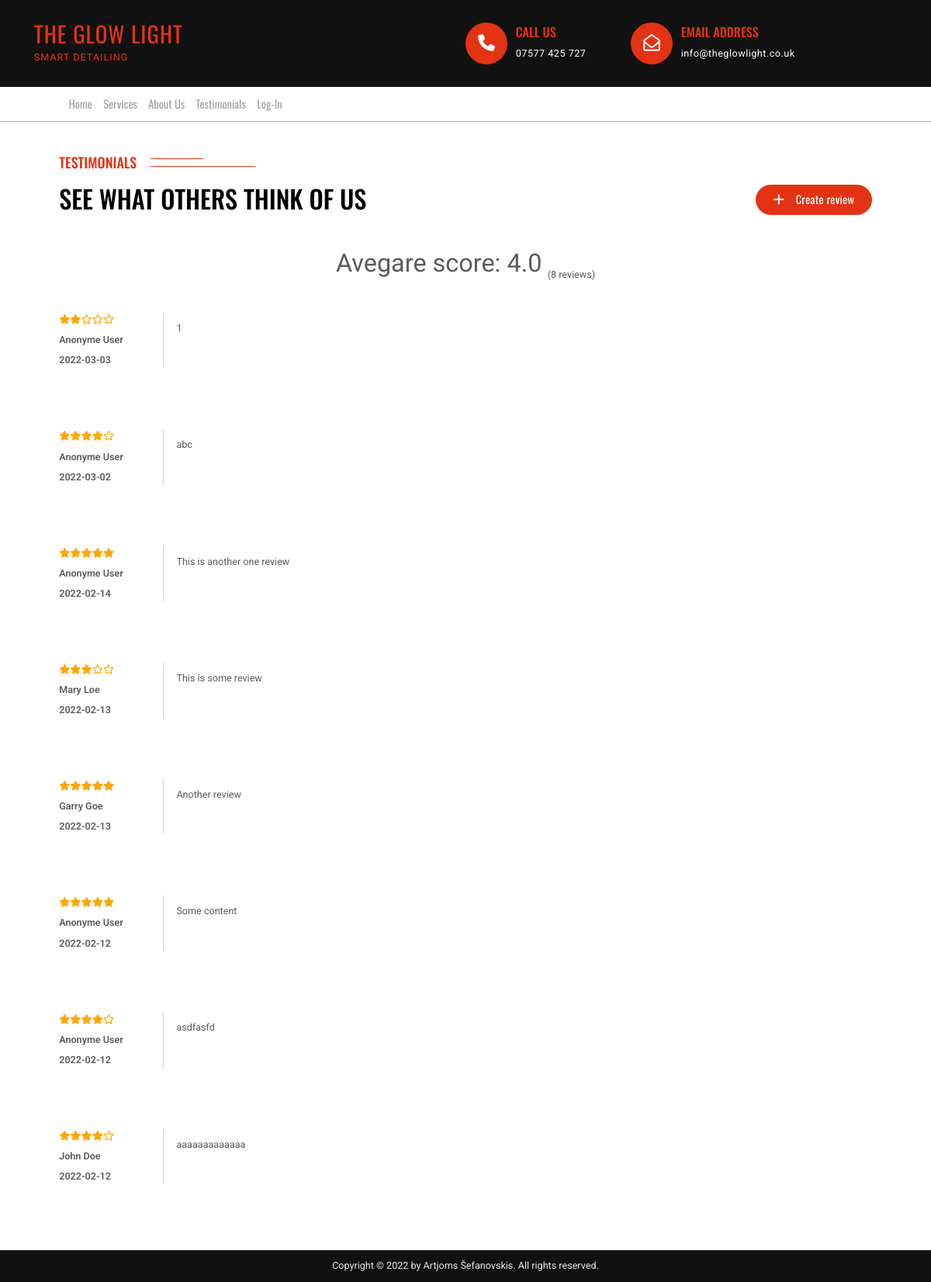
Screenshot of /testimonials.php with the database file from the repository.
### tables this page shows
CREATE TABLE `comments` (
  `comment_id` int(11) NOT NULL,
  `comment_topic_id` int(11) NOT NULL,
  `comment_user_id` int(11) NOT NULL,
  `comment_rating` int(1) NOT NULL,
  `comment_content` text DEFAULT NULL,
  `comment_date` date NOT NULL,
  `comment_isanonyme` tinyint(1) NOT NULL DEFAULT 0,
  `comment_status` varchar(255) NOT NULL DEFAULT 'draft'
);

CREATE TABLE `users` (
  `user_id` int(11) NOT NULL,
  `user_first` varchar(255) NOT NULL,
  `user_last` varchar(255) NOT NULL,
  `user_email` varchar(255) NOT NULL,
  `user_phone` int(9) NOT NULL,
  `user_phone_code` int(5) NOT NULL,
  `user_role` varchar(255) NOT NULL DEFAULT 'user',
  `user_password` varchar(255) NOT NULL
);

### testimonials.php (the view)
<?php include 'inc/header.php'; ?>
<link rel="stylesheet" href="css/testimonials.css">
<main class="container">
  <div class="testimonials-header-box">
    <div class="testimonials-header">
      <div class="smaller-heading-box">
        <h2 class="smaller-heading">Testimonials</h2>
        <span class="lines"></span>
      </div>
      <h3 class="big-heading">See what others think of us</h3>
    </div>
    <a href="add_testimonial.php?r_id=1" class="btn--cta create-testimonial">
      <i class="fas fa-plus"></i>
      <span>Create review</span>
    </a>
  </div>
  <div class="testimonial-box">
    <?php
      $query = "select COUNT(comment_id) as 'Review_Count', round(AVG(comment_rating),1) as 'Comment_Rating' ";
      $query.= "FROM comments ";
      $query.= "WHERE comment_topic_id like 1 and comment_status = 'approved'";
      $query.= "GROUP BY comment_topic_id";
      $select_metrics = mysqli_query($conn,$query);
      while ($row = mysqli_fetch_assoc($select_metrics)) {
        $review_count = $row['Review_Count'];
        $review_rating = $row['Comment_Rating'];
      }
    ?>
    <div class="testimonial-heading-box text">
      <p class="comment-heading">
        Avegare score: <?php echo $review_rating; ?>
      </p>
      <p class="total-comments">
        (<?php echo $review_count; ?> reviews)
      </p>
    </div>
    <?php
    $query = "select comments.comment_rating, comments.comment_content, comments.comment_date, comments.comment_isanonyme, users.user_first, users.user_last ";
    $query.= "from comments as comments ";
    $query.= "inner join users as users ";
    $query.= "on comments.comment_user_id = users.user_id ";
    $query.= "where comments.comment_topic_id = 1 and comment_status = 'approved' ";
    $query.= "order by comments.comment_date desc ";
    $select_comments = mysqli_query($conn,$query);
    while($row = mysqli_fetch_assoc($select_comments)){
      $comment_rating = $row['comment_rating'];
      $comment_content = $row['comment_content'];
      $comment_date = $row['comment_date'];
      $comment_isanonyme = $row['comment_isanonyme'];
      if($comment_isanonyme == 1){
        $comment_first = "Anonyme";
        $comment_last = "User";
      }
      else{
        $comment_first = $row['user_first'];
        $comment_last = $row['user_last'];
      }
      ?>
        <div class="testimonial-content text">
          <div class="comment-info">
            <div class="comment-rating">
              <?php displayStars($comment_rating); ?>
            </div>
            <p class="comment-autgor"><?php echo $comment_first . " " . $comment_last; ?></p>
            <p class="comment-date"><?php echo $comment_date; ?></p>
          </div>
          <div class="comment-box">
            <p class="comment-content"><?php echo $comment_content; ?></p>
          </div>
        </div>
      <?php
    }
    ?>
  </div>
</main>
<?php include 'inc/footer.php'; ?>

### inc/functions.php (shortened to what this page needs)
<?php
function displayStars($rating)
{
  for ($i=0; $i < 5; $i++) {
    if ($rating<1) {
      if ($rating<0.5) {
        echo "<i class='far fa-star'></i>";
      }
      else {
        echo "<i class='fas fa-star-half-alt'></i>";
      }
    }
    else{
      echo "<i class='fas fa-star'></i>";
    }
    $rating-=1;
  }
}
function displayLinks(){
  if(isset($_SESSION['user_id'])){
    echo "<li><a class='main-nav-link' href='profile.php'>Profile</a></li>";
    echo "<li><a class='main-nav-link main-nav-link-last' href='inc/logout.php'>Log-Out</a></li>";
    if($_SESSION['user_role'] == 'admin'){
      echo "<li><a class='main-nav-link' href='admin/index.php'>Admin</a></li>";
    }
  }
  else{
    echo "<li><a class='main-nav-link' href='login.php'>Log-In</a></li>";
  }
}

### css/general.css (style rules this page uses)
* { padding: 0; margin: 0; box-sizing: border-box; }
html { font-size: 62.5%; height: 100%; overflow-x: hidden; }
body { font-family: "Oswald", sans-serif; line-height: 1; font-weight: 400; color: #555; position: relative; min-height: 100vh; overflow-x: hidden; }
.text { font-family: "Roboto", sans-serif; font-size: 1.4rem; line-height: 1.5; color: #5b5b5b; }
.container { max-width: 120rem; padding: 0rem 3.2rem; margin: 0rem auto; }
.lines { display: inline-block; position: relative; align-self: center; width: 15rem; height: 1.2rem; margin-left: 1.8rem; }
.lines::after { position: absolute; content: ""; width: 100%; height: 1px; top: 60%; border-bottom: #e43314 solid 0.2rem; }
.lines::before { position: absolute; content: ""; width: 50%; height: 1px; border-bottom: #e43314 solid 0.2rem; top: -30%; }
.smaller-heading { display: inline-block; color: #e43314; font-size: 2rem; font-weight: 500; text-transform: uppercase; }
.smaller-heading-box { margin-bottom: 2.4rem; }
.big-heading { color: #000; font-size: 3.6rem; font-weight: 500; text-transform: uppercase; margin-bottom: 4.8rem; }
.btn--cta, .btn--cta:link, .btn--cta:visited { font-family: "Oswald"; font-weight: 400; letter-spacing: 0.3px; display: inline-block; color: #fff; background-color: #e43314; font-size: 1.6rem; text-decoration: none; padding: 1.2rem 2.4rem; border-radius: 100px; text-align: center; border: #e43314 solid 1px; height: fit-content; min-width: fit-content; }
.btn--cta i { padding-right: 1.2rem; font-size: 1.8rem; }
@media (max-width: 75em) { html { font-size: 56.25%; } }

### css/headerfooter.css (style rules this page uses)
.main-nav-link:link, .main-nav-link:visited { color: #a2a2a2; font-size: 1.6rem; text-decoration: none; font-weight: 400; }

### css/testimonials.css (style rules this page uses)
.container { padding: 4.8rem 1.8rem 9.6rem 1.8rem; position: relative; }
.testimonials-header-box { display: flex; align-items: center; justify-content: space-between; }
.testimonial-box { display: flex; flex-direction: column; }
.testimonial-heading-box { display: flex; gap: 0.8rem; justify-content: center; }
.comment-heading { font-size: 3.6rem; }
.total-comments { align-self: flex-end; }
.testimonial-content { margin: 3.2rem 0; padding: 1.2rem 0; display: flex; gap: 1.8rem; }
.comment-info { padding-right: 1.2rem; border-right: 1px #d3ced2 solid; display: flex; flex-direction: column; width: 15rem; gap: 0.8rem; font-weight: 600; }
.comment-rating { color: #ffa600; }
.comment-content { padding-top: 1.2rem; margin-bottom: 1.2rem; }

### rows the page displays
comments: comment_isanonyme "Anonyme", comment_isanonyme "User", comment_date "2022-03-03", comment_content "1"
comments: comment_isanonyme "Anonyme", comment_isanonyme "User", comment_date "2022-03-02", comment_content "abc"
comments: comment_isanonyme "Anonyme", comment_isanonyme "User", comment_date "2022-02-14", comment_content "This is another one review"
comments: comment_user.user_first "Mary", comment_user.user_last "Loe", comment_date "2022-02-13", comment_content "This is some review"
comments: comment_user.user_first "Garry", comment_user.user_last "Goe", comment_date "2022-02-13", comment_content "Another review"
comments: comment_isanonyme "Anonyme", comment_isanonyme "User", comment_date "2022-02-12", comment_content "Some content"
comments: comment_isanonyme "Anonyme", comment_isanonyme "User", comment_date "2022-02-12", comment_content "asdfasfd"
comments: comment_user.user_first "John", comment_user.user_last "Doe", comment_date "2022-02-12", comment_content "aaaaaaaaaaaaa"

### other values shown
$review_rating "4.0"
$review_count "8"
